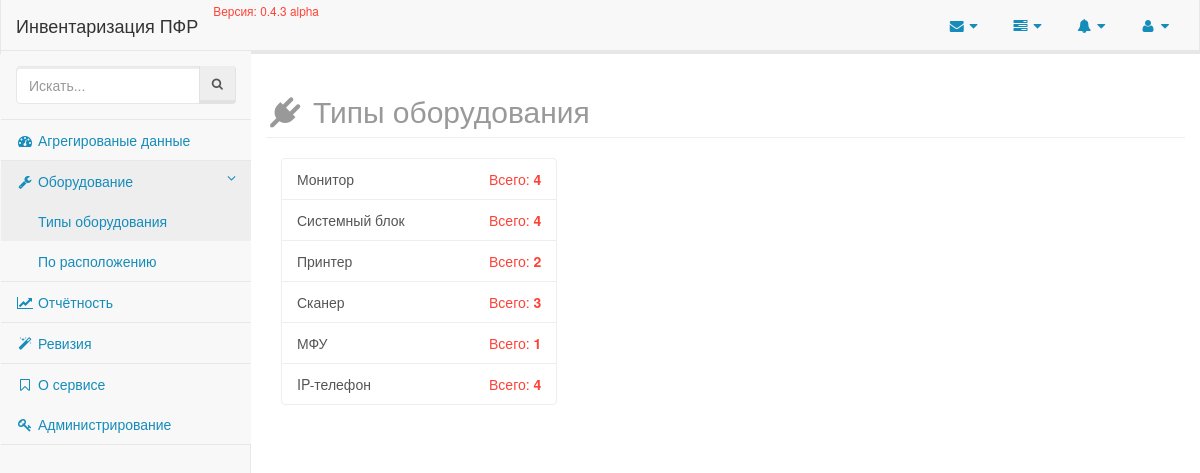
/equipments/types/, run on an earlier commit of the app's database.
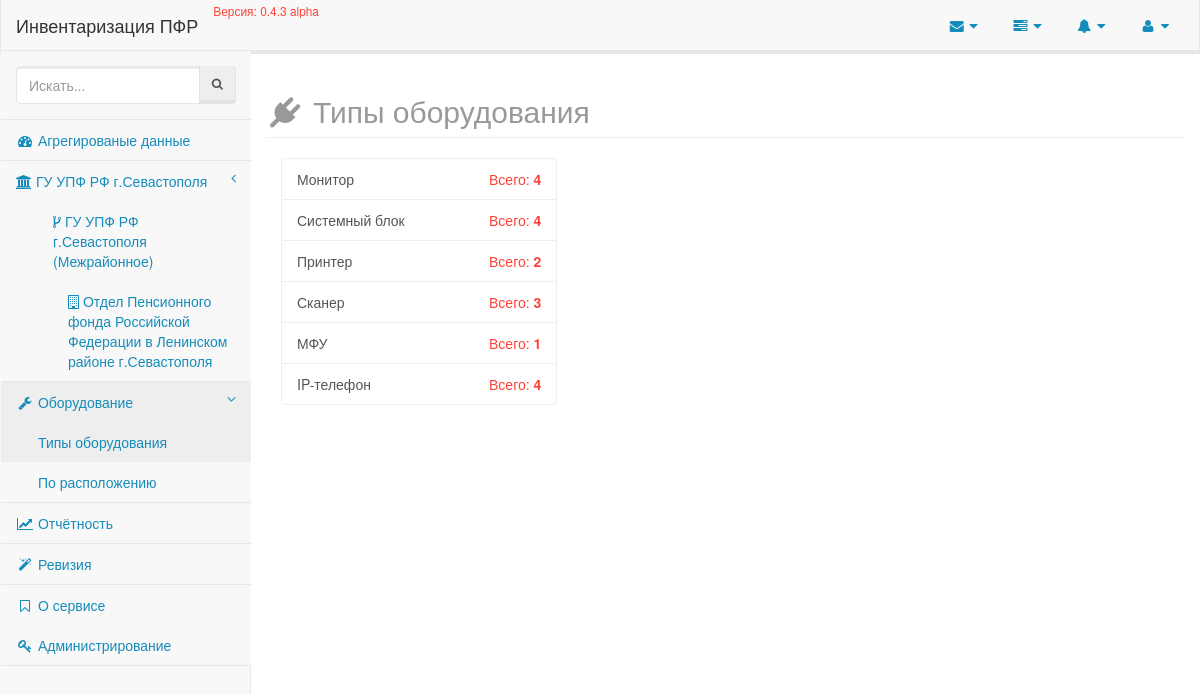
And on a later commit of the database.
### equipment/models/equipment_types.py (models this page shows, shortened)
class EquipmentTypes(models.Model):
    value = models.CharField('Значение', max_length=50, unique=True, db_index=True)
    annotation = EquipmentTypesAnnotation()
    equipments = EquipmentsTypeManager()
    objects = models.Manager()
    class Meta:
        verbose_name = 'Тип оборудования'
        verbose_name_plural = 'Типы оборудования'
        app_label = 'equipment'
        ordering = ['value']

### enterprise/models/organisation.py (models this page shows, shortened)
class Organisation(models.Model):
    title = models.CharField(_('Наименование'), max_length=80, unique=True, db_index=True)
    short_title = models.CharField(_('Краткое наименование'), max_length=40, unique=True, blank=True)
    parent = models.ForeignKey('self', related_name='subordinates', default=0, blank=True, null=True, verbose_name='В подчинении')
    @staticmethod
    def all():
        return Organisation.objects.all()
    class Meta:
        verbose_name = _('Организация')
        verbose_name_plural = _('Организации')
        app_label = 'enterprise'

### equipment/views.py (the view)
class EquipmentTypesView(TemplateView):
    template_name = 'equipment/types.html'
    page_title = 'Типы оборудования'
    type_set_annotation = EquipmentTypes.annotation.all()

### enterprise/templatetags/organisations_menu.py (called while the page is built)
@register.inclusion_tag('partials/organisations_menu.html')
def organisations_menu():
    menu = Organisation.all().filter(parent=None)
    return {'menu': menu}

### events/templatetags/events.py (called while the page is built)
@register.inclusion_tag('partials/_events.html')
def events():
    logs = LogEntry.objects.select_related('content_type').all().order_by('-action_time')[:5]
    return {
        'events': logs
    }

### inventory/__init__.py (called while the page is built)
def appname(request):
    return {'appname': __appname__}

def app_version(request):
    return {'app_version': __version__}

### equipment/templates/equipment/types.html (shortened to what this page needs)
{% extends 'layouts/application.html' %}
{% block content %}
    <div class="row">
        <h2 class="page-header text-muted">
            <i class="fa fa-plug fa-fw"></i>
            {{ view.page_title }}
        </h2>
        <div class="col-lg-4">
            <div class="list-group">
                {% for type in view.type_set_annotation %}
                    <a href="{% url 'equipment:type' type.id %}" class="list-group-item">
                        {{ type.value }}
                        <span class="pull-right text-danger">
                            Всего: <b>{{ type.types_count }}</b>
                        </span>
                    </a>
                {% endfor %}
            </div>
        </div>
    </div>
{% endblock %}

### templates/partials/organisations_menu.html
{% for item in menu %}
    <li>
        <a href="{% url 'enterprise:detail' item.pk %}">
            <span class="fa fa-institution"> </span>
            {{ item.title }}
            <span class="fa arrow"></span>
        </a>
            <ul class="nav nav-third-level">
                {% for subordinate in item.subordinates.all %}
                    <li>
                        <a href="{% url 'enterprise:detail' subordinate.pk %}">
                            <span class="fa fa-code-fork"> </span>
                            {{ subordinate.title }}
                        </a>
                            <ul class="nav nav-fourth-level">
                                {% for sub in subordinate.subordinates.all %}
                                    <li>
                                        <a href="{% url 'enterprise:detail' sub.pk %}">
                                            <span class="fa fa-building-o"> </span>
                                            {{ sub.title }}
                                        </a>
                                    </li>
                                {% endfor %}
                            </ul>
                    </li>
                {% endfor %}
            </ul>
    </li>
{% endfor %}

What changed in the data, as far as the page shows it:
added Organisation: title "ГУ УПФ РФ г.Севастополя"
added Organisation: title "ГУ УПФ РФ г.Севастополя (Межрайонное)", shown under "ГУ УПФ РФ г.Севастополя"
added Organisation: title "Отдел Пенсионного фонда Российской Федерации в Ленинском районе г.Севастополя", shown under "ГУ УПФ РФ г.Севастополя (Межрайонное)"
